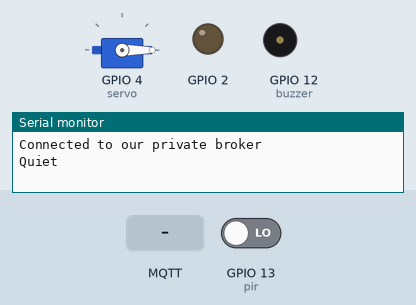
This sketch was run on a simulated ESP8266 (NodeMCU). Parts: servo, output pins drawn as LEDs (lit = HIGH, except the on-board LED, lit = LOW), buzzer (waves = sounding, pin HIGH), the last lines printed to the serial monitor. Inputs (shaded band) come from the test bench; at power-on: GPIO 13 (pir) LOW. WiFi joins after 1.5 s; servers stay silent unless stated; no MQTT or app messages arrive unless stated.

Above: at 4.7 s.
4.8 s: GPIO 13 (pir) driven HIGH
At 6.1 s:
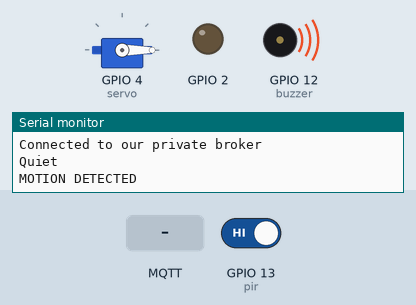
7.0 s: MQTT message "open" arrives on the first subscribed topic
At 8.7 s:
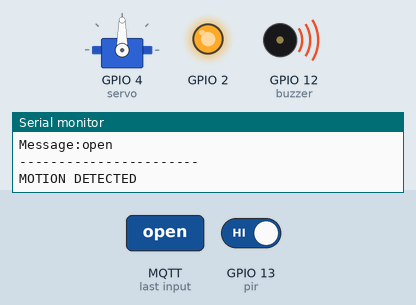
9.0 s: MQTT message "turnoff" arrives on the first subscribed topic
At 10.6 s:
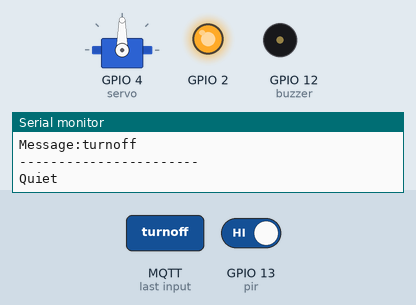
13.0 s: MQTT message "close" arrives on the first subscribed topic
At 15.0 s:
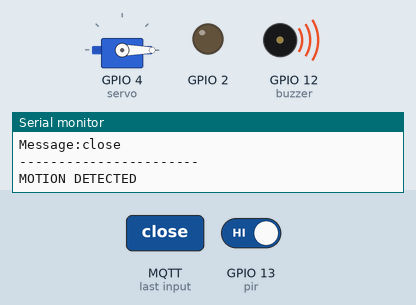
Timing chart, 0 to 16.0 s (numbered marks = the images above; inputs shaded):
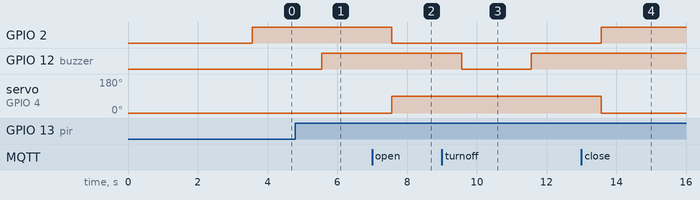

Measured:
- after the input at 4.8 s, GPIO 12 (buzzer): LOW → HIGH after 0.76 s
- after the input at 7.0 s, GPIO 2: HIGH → LOW after 0.56 s; servo on GPIO 4 (servo): 0° → 90° after 0.56 s
- after the input at 9.0 s, GPIO 12 (buzzer): HIGH → LOW after 0.57 s, → HIGH 2.0 s later
- after the input at 13.0 s, GPIO 2: LOW → HIGH after 0.57 s; servo on GPIO 4 (servo): 90° → 0° after 0.57 s

The sketch:

microcontroller.ino
```cpp
#include <ESP8266WiFi.h>
#include <PubSubClient.h>
#include <Servo.h>

Servo servo;

const char *ssid = "";      // Enter your WiFi name
const char *password = "";  // Enter WiFi password

const char *mqtt_broker = ""; //Enter your mqtt broker to establish connection
const char *topic_pub = "door/buzzer";
const char *topic_sub_1 = "door/buzzeroff";
const char *topic_sub_2 = "door/isopen";
const char *mqtt_username = "nodeMCU";
const char *mqtt_password = "enternode";
const int mqtt_port = 15167;

WiFiClient espClient;
PubSubClient client(espClient);

// int door = 11;
int buzzer = 12;
int pir = 13;


void setup() {
  // put your setup code here, to run once:
  Serial.begin(115200);
  // connecting to a WiFi network
  WiFi.begin(ssid, password);
  while (WiFi.status() != WL_CONNECTED) {
    delay(500);
    Serial.println("Connecting to WiFi..");
  }
  Serial.println("Connected to the WiFi network");

  client.setServer(mqtt_broker, mqtt_port);
  client.setCallback(callback);
  while (!client.connected()) {
    String client_id = "NodeMCU Client";
    client_id += String(WiFi.macAddress());
    Serial.printf("The client %s connects to the our mqtt broker\n", client_id.c_str());
    if (client.connect(client_id.c_str(), mqtt_username, mqtt_password)) {
      Serial.println("Connected to our private broker");
    } else {
      Serial.print("failed with state ");
      Serial.print(client.state());
      delay(2000);
    }
  }
  servo.attach(4);
  servo.write(0);

  client.subscribe(topic_sub_1);
  delay(2000);
  client.subscribe(topic_sub_2);
  pinMode(pir, INPUT);
  pinMode(buzzer, OUTPUT);
  pinMode(BUILTIN_LED, OUTPUT);
  digitalWrite(BUILTIN_LED, HIGH);
  // pinMode(door,OUTPUT);
}
int buzzerFlag = 0;
String msg = "";

void callback(char *topic, byte *payload, unsigned int length) {
  Serial.print("Message arrived in topic: ");
  Serial.println(topic);
  Serial.print("Message:");
  for (int i = 0; i < length; i++) {
    Serial.print((char)payload[i]);
    msg += (char)payload[i];
  }
  if (msg == "turnoff")
    buzzerFlag = 0;
  else {
    controldoor(msg);
  }
  Serial.println();
  Serial.println("-----------------------");
  msg = "";
}
void controldoor(String msg) {
  if (msg == "open") {
    digitalWrite(BUILTIN_LED, LOW);
    servo.write(90);
  }

  else if (msg == "close") {
    digitalWrite(BUILTIN_LED, HIGH);
    servo.write(0);
  }
}
void loop() {
  // put your main code here, to run repeatedly:
  int state = digitalRead(pir);
  if (state == HIGH) {
    buzzerFlag = 1;
    while (buzzerFlag == 1) {
      digitalWrite(buzzer, HIGH);
      Serial.println("MOTION DETECTED");
      client.publish(topic_pub, "SOMEONE IS AT THE DOOR!");
      delay(2000);
      client.loop();
    }
  }
  digitalWrite(buzzer, LOW);
  Serial.println("Quiet");
  client.publish(topic_pub, "it's quiet");
  delay(2000);
  client.loop();
}
```
